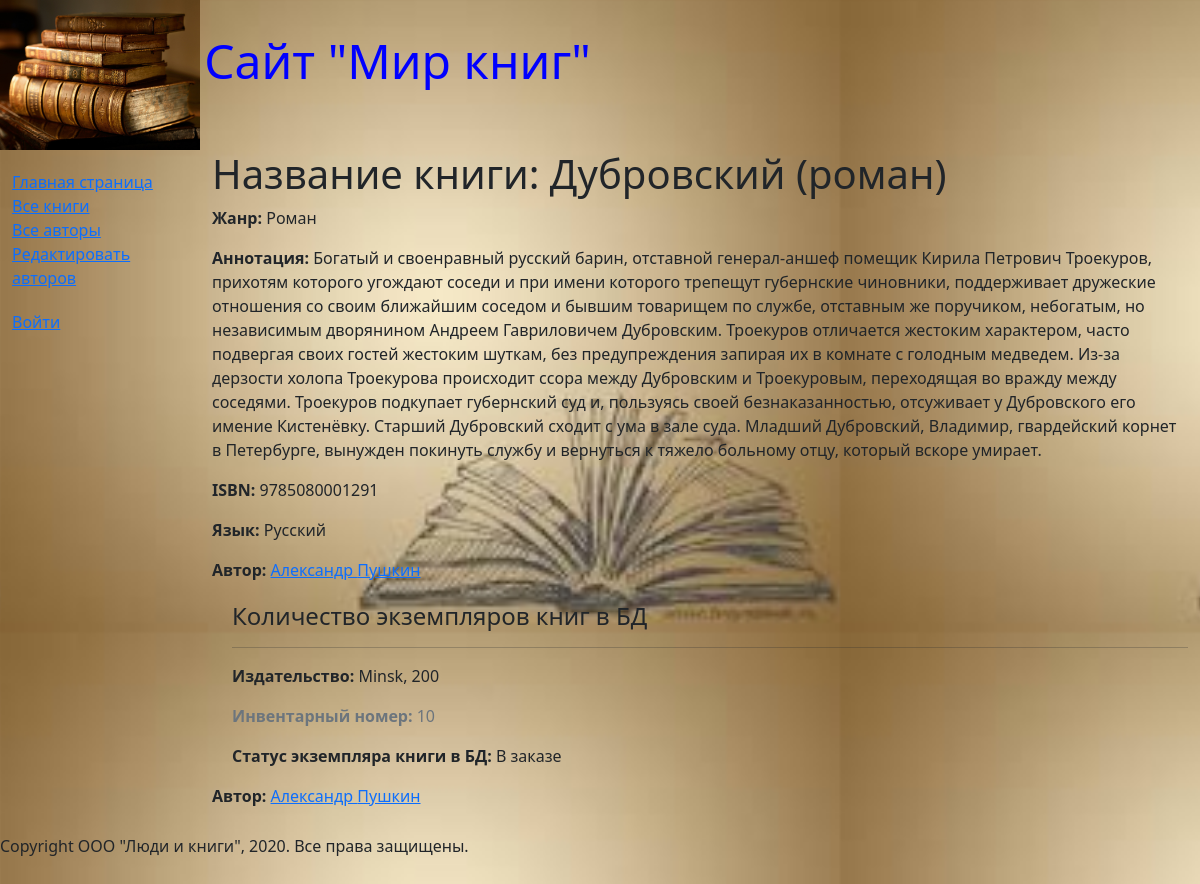
The page /book/2 on the database its author committed.
### catalog/models.py (models this page shows, shortened)
class Book(models.Model):
    objects = None
    title = models.CharField(max_length=200, help_text="Введите название книги", verbose_name="Название книги")
    genre = models.ForeignKey('Genre', on_delete=models.CASCADE, help_text="Выберите жанр книги",
                              verbose_name="Жанр книги", null=True)
    language = models.ForeignKey('Language', on_delete=models.CASCADE, help_text="Выберите язык книги",
                                 verbose_name="Язык книги", null=True)
    author = models.ManyToManyField('Author', help_text="Выберите автора книги",
                                    verbose_name="Автор книги")
    summary = models.TextField(max_length=1000, help_text="Введите краткое описание книги",
                               verbose_name="Аннотация книги")
    isbn = models.CharField(max_length=13, help_text="Должно содержать 13 символов", verbose_name="ISBN книги")
    def display_author(self):
        return ', '.join([author.last_name for author in self.author.all()])
    display_author.short_description = 'Авторы'

class Genre(models.Model):
    name = models.CharField(max_length=200, help_text="Введите жанр книги:", verbose_name="Жанр книги")
    def __str__(self):
        return self.name

class Language(models.Model):
    name = models.CharField(max_length=20, help_text="Введите язык книги", verbose_name="Язык книги")
    def __str__(self):
        return self.name

class Author(models.Model):
    objects = None
    first_name = models.CharField(max_length=100, help_text="Введите имя автора", verbose_name="Имя автора")
    last_name = models.CharField(max_length=100, help_text="Введите фамилию автора", verbose_name="Фамилия автора")
    date_of_birth = models.DateField(help_text="Введите дату рождения", verbose_name="Дата рождения", blank=True,
                                     null=True)
    date_of_death = models.DateField(help_text="Введите дату смерти", verbose_name="Дата смерти", null=True, blank=True)

class BookInstance(models.Model):
    objects = None
    book = models.ForeignKey('Book', on_delete=models.CASCADE, null=True)
    inv_nom = models.CharField(max_length=20, help_text="Введите инвентарный номер экземпляра",
                               verbose_name="Инвентарный номер", null=True)
    imprint = models.CharField(max_length=200, help_text="Введите издательство и год выпуска",
                               verbose_name="Издательство")
    status = models.ForeignKey("Status", on_delete=models.CASCADE, help_text="Изменить состоянии экземпляра",
                               verbose_name="Статус экземпляра книги", null=True)
    due_back = models.DateField(help_text="Введите конец срока статуса", verbose_name="Дата окончания статуса",
                                null=True, blank=True)
    borrower = models.ForeignKey(User, on_delete=models.SET_NULL, null=True, blank=True, verbose_name="Заказчик",
                                 help_text="Выберите заказчика книги")

class Status(models.Model):
    name = models.CharField(max_length=20, help_text="Введите статус экземпляра книги",
                            verbose_name="Статус экземпляра книги")
    def __str__(self):
        return self.name

### catalog/views.py (the view)
# urls.py: re_path(r'^book/(?P<pk>\d+)$', views.BookDetailView.as_view(), name='book-detail'),
class BookDetailView(generic.DetailView):
    model = Book

### templates/catalog/book_detail.html (shortened to what this page needs)
{% extends 'base_generic.html' %}
{% load static %}
{% block content %}
<h1>Название книги: {{ book.title }}</h1>
<p><strong>Жанр:</strong> {{ book.genre }}</p>
<p><strong>Аннотация:</strong> {{ book.summary }}</p>
<p><strong>ISBN:</strong> {{ book.isbn }}</p>
<p><strong>Язык:</strong> {{ book.language }}</p>
{% for author in book.author.all %}
<p><strong>Автор: </strong><a href="">{{ author.first_name }} {{ author.last_name }}</a></p>
{% endfor %}
<div style="margin-left: 20px; margin-top: 20px;">
    <h4>Количество экземпляров книг в БД</h4>
    {% for copy in book.bookinstance_set.all %}
    <hr>
    <p><strong>Издательство: </strong>{{ copy.imprint  }}</p>
    <p class="text-muted"><strong>Инвентарный номер: </strong>{{ copy.id }}</p>
    <p><strong>Статус экземпляра книги в БД: </strong>{{ copy.status }}</p>
    {% endfor %}
</div>
{% for value in book.author.filter.values %}
<p><strong>Автор: </strong><a href="">{{ value.first_name }} {{ value.last_name }}</a></p>
{% endfor %}
{% endblock content %}

### static/css/style.css (style rules this page uses)
html, body, .wrapper { height: 100%; }

### rows shown on the page
Book: title "Дубровский (роман)", genre "Роман", summary "Богатый и своенравный русский барин, отставной генерал-аншеф помещик Кирила Петрович Троекуров, прихотям которого угождают соседи и при имени которого трепещут губернские чиновники, поддерживает дружеские отношения со своим ближайшим соседом и бывшим товарищем по службе, отставным же поручиком, небогатым, но независимым дворянином Андреем Гавриловичем Дубровским. Троекуров отличается жестоким характером, часто подвергая своих гостей жестоким шуткам, без предупреждения запирая их в комнате с голодным медведем. Из-за дерзости холопа Троекурова происходит ссора между Дубровским и Троекуровым, переходящая во вражду между соседями. Троекуров подкупает губернский суд и, пользуясь своей…", isbn "9785080001291", language "Русский"
Author: first_name "Александр", last_name "Пушкин"
BookInstance: imprint "Minsk, 200", id "10", status "В заказе"
